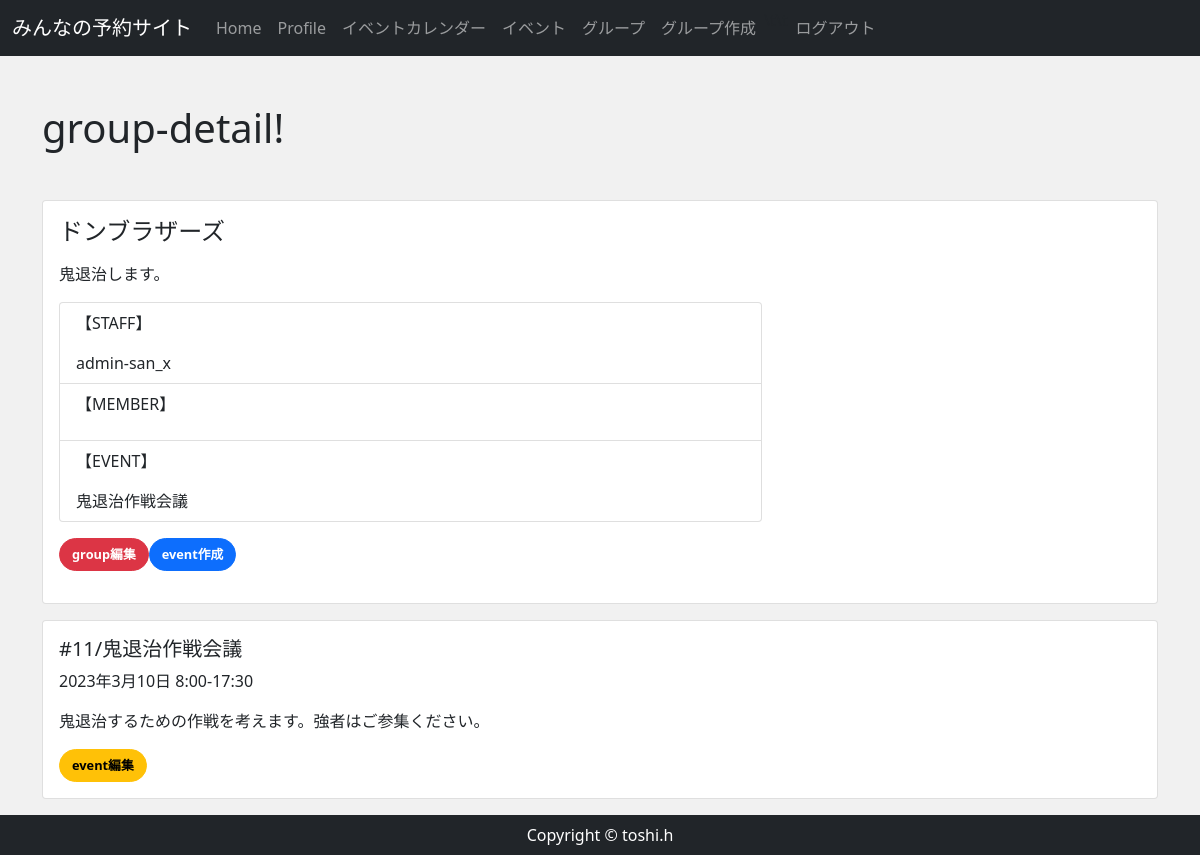
Before: /group_detail/39/ (signed in) with the older database file.
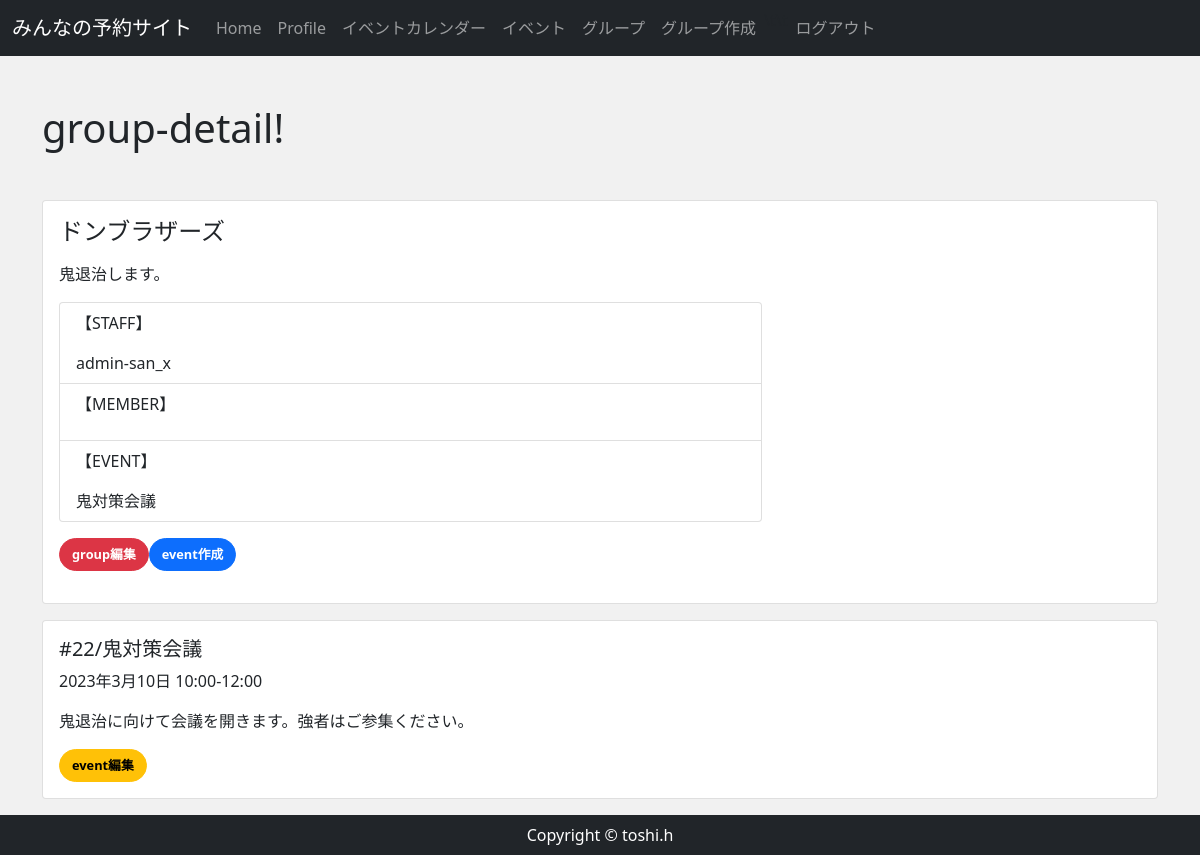
After: the same page with the newer database file.
### reservation/models.py (models this page shows, shortened)
class Group(models.Model):
    group_name = models.CharField(max_length=150)
    group_detail = models.TextField()
    group_owner = models.ForeignKey(
        CustomUser,
        unique=False,
        db_index=True,
        related_name='owner',
        on_delete=models.CASCADE
    )

class Event(models.Model):
    event_title = models.CharField(max_length=150)
    event_detail = models.TextField()
    group = models.ForeignKey(Group,  on_delete=models.CASCADE, related_name="group_event")
    event_date = models.DateField()
    start_time = models.TimeField()
    end_time = models.TimeField()

### accounts/models.py (models this page shows, shortened)
class CustomUser(AbstractBaseUser, PermissionsMixin):
    email = models.EmailField(
        verbose_name='email',
        max_length=255,
        unique=True,
        )
    first_name = models.CharField('名', max_length=150)
    last_name = models.CharField('姓', max_length=150)
    nickname = models.CharField('ニックネーム', max_length=150,  null=True, blank=True)
    active = models.BooleanField(default=True)
    staff = models.BooleanField(default=False) #staffかどうか
    admin = models.BooleanField(default=False)
    objects = UserManager()
    EMAIL_FIELD = 'email'
    USERNAME_FIELD = 'email'
    REQUIRED_FIELDS = []
    def __str__(self):
        return self.email
    @property
    def is_active(self):
        return self.active
    class Meta(AbstractBaseUser.Meta):
        db_table = 'custom_user'

### reservation/views.py (the view)
# urls.py: path('group_detail/<int:pk>/',views.GroupDetailView.as_view(), name="group_detail"),
class GroupDetailView(View):
    def get(self, request, *args, **kwargs):
        group_data = Group.objects.get(id=self.kwargs['pk'])
        event_data = Event.objects.filter(group=group_data)
        member_data = ApprovedMember.objects.filter( #memberデータ取得
            group = group_data, approved = True)
        print("--member--")
        for n in member_data:
            print(n.member)
        print("------")
        staff_data = ApprovedStaff.objects.filter( #staffデータ取得
            group = group_data, approved = True)
        print("--staff--")
        for n in staff_data:
            print(n.staff)
        print("-------")
        member_names = {m_data.member for m_data in member_data}
        staff_names = {s_data.staff for s_data in staff_data}
        """グループ加入の承認済みデータのリストに名前があり、かつapprovedでないと別ページにリダイレクトされる"""
        is_group_staff = self.request.user in staff_names
        print("is_group_staff:",is_group_staff)
        print(f"member_names:{member_names}")
        print(request.user in member_names)
        print(f"staff_names:{staff_names}")
        print(request.user in staff_names)
        if (request.user in staff_names) or  (request.user in member_names):
            return render(request, 'reservation/group_detail.html',{
                'group_data':group_data,
                'member_data':member_data,
                'member_names':member_names,
                'staff_names':staff_names,
                'event_data':event_data,
                'is_group_staff':is_group_staff
            })
        else:
            return HttpResponse('<h1>%sさんは%sの詳細は見られません</h1>' % (request.user.nickname, group_data.group_name ))

### reservation/templates/reservation/group_detail.html (shortened to what this page needs)
{% extends 'reservation/base.html' %}
{% block content %}
    <div class="my-5">
        <h1>group-detail!</h1>
    </div>
    <div class="card mb-3 col-lg-auto" style="">
        <div class="row no-gutters">
            <div class="col-md-8">
                <div class="card-body">
                    <h4 class="card-title mb-3"><div hidden>#{{ group_data.pk }}</div>{{ group_data.group_name }}</h4>
                    <p class="card-text mb-3">{{ group_data.group_detail }}</p>
                    <ul class="list-group listgroup-flush mb-3">
                        <li class="list-group-item">
                        <p>【STAFF】</p>
                            {% for s_name in staff_names %}
                            {{s_name.nickname}} &ensp;
                            {% endfor %}
                        </li>
                        <li class="list-group-item">
                        <p>【MEMBER】</p>
                        </li>
                        <li class="list-group-item">
                        <p>【EVENT】</p>
                            {% for event in event_data %}
                            {{ event.event_title }} &ensp;
                            {% endfor %}
                        </li>
                    </ul>
                    {% if is_group_staff %}
                        <a href="{% url 'group_edit' group_data.pk  %} " class="btn btn-danger mb-3">group編集</a><a href="{% url 'event_new' group_data.pk  %} " class="btn btn-primary mb-3">event作成</a>
                    {% endif %}
                </div>
            </div>
        </div>
    </div>
    {% for event in event_data %}
             <div class="card mb-3 col-lg-auto">
                <div class="card-body">
                    <h5 class="card-title">#{{ event.id }}/{{ event.event_title }}</h5>
                    <p>{{event.event_date}} {{ event.start_time }}-{{ event.end_time }}</p>
                    <p class="card-text">{{ event.event_detail|truncatechars:100 }}</p>
                    {% if is_group_staff %}
                        <a href="{% url 'event_edit' event.pk  %} " class="btn btn-warning">event編集</a>
                    {% endif %}
                </div>
            </div>
        {% endfor %}
{% endblock %}

### reservation/templates/reservation/base.html (shortened to what this page needs)
{% load static %}
<!DOCTYPE html>
<html lang="ja">
<head>
    <link href="https://cdn.jsdelivr.net/npm/bootstrap@5.0.2/dist/css/bootstrap.min.css" rel="stylesheet">
    <link rel="stylesheet" href="{% static 'css/rsv_style.css' %}">
<nav class="navbar navbar-expand-lg bg-body-tertiary navbar-dark bg-dark" >
    <div class="container-fluid">
    <a class="navbar-brand" href="{% url 'home' %}">
    みんなの予約サイト
    </a>
    <div class="collapse navbar-collapse" id="navbarSupportedContent">
        <ul class="navbar-nav ml-auto">
        <li class="nav-item">
            <a class="nav-link" href="{% url 'home' %}">Home </a>
        </li>
        {% if user.is_authenticated %}
            <li class="nav-item">
                <a class="nav-link" href="{% url 'profile' user.pk %}">Profile</a>
            </li>
            <li class="nav-item">
                <a class="nav-link" href="{% url 'gp_event_cal' %}">イベントカレンダー </a>
            </li>
            <li class="nav-item">
                <a class="nav-link" href="{% url 'event' %}">イベント </a>
            </li>
            <li class="nav-item">
                <a class="nav-link" href="{% url 'group' %}">グループ </a>
            </li>
            <li class="nav-item">
                <a class="nav-link" href="{% url 'group_new' %}">グループ作成 </a>
            </li>
            <li>
            <p>\t\t</p>
            </li>
            <li class="nav-item">
                <a class="nav-link" href="{% url 'account_logout' %}">ログアウト </a>
            </li>
        {% endif %}
        </ul>
    </div>
    </div>
    </nav>
    <main>
        <div class="container">
            {% block content %}
            {% endblock %}
        </div>
    </main>
    <footer class="py-2 bg-dark">
        <p class="m-0 text-center text-white">Copyright &copy; toshi.h</p>
    </footer>
</body>
</html>

### reservation/static/css/rsv_style.css (style rules this page uses)
* { margin: 0; padding: 0; box-sizing: border-box; }
main { flex: 1; }
.btn { font-size: 80%; border-radius: 5rem; font-weight: bold; }

Changed rows visible on the page:
removed Event: event_title "鬼退治作戦会議", id "11", event_date "2023年3月10日", start_time "8:00", end_time "17:30", event_detail "鬼退治するための作戦を考えます。強者はご参集ください。"
added Event: event_title "鬼対策会議", id "22", event_date "2023年3月10日", start_time "10:00", end_time "12:00", event_detail "鬼退治に向けて会議を開きます。強者はご参集ください。"
